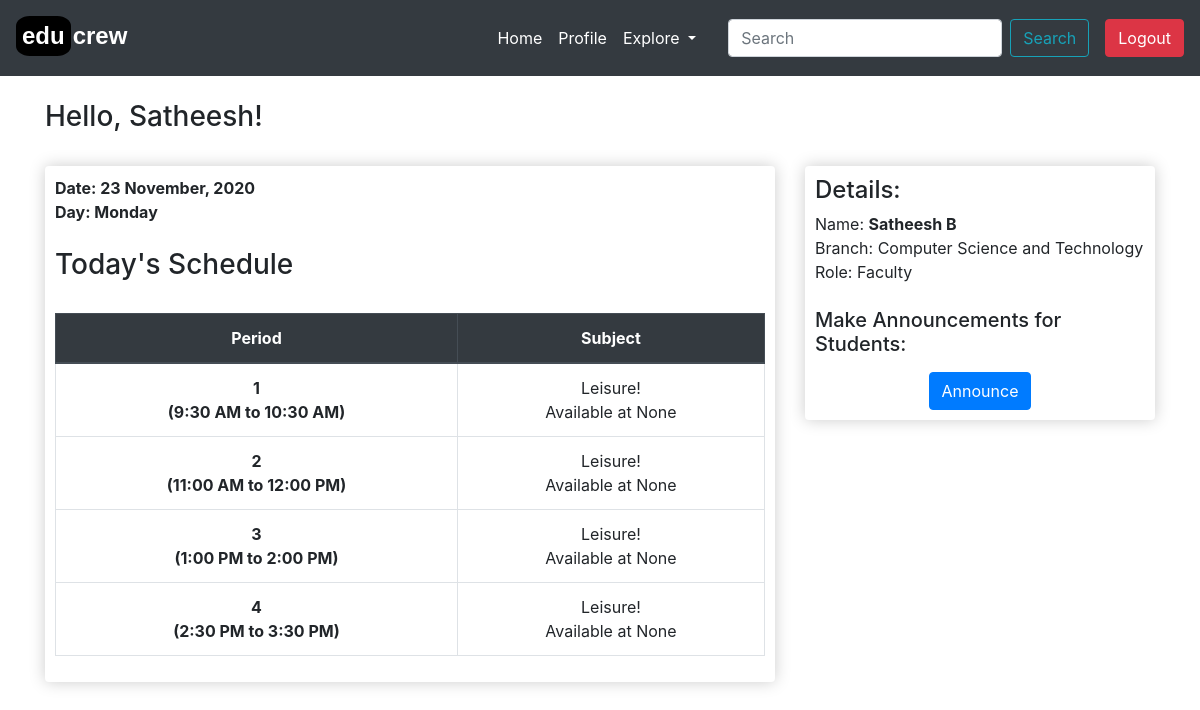
Before: / (signed in) with the older database file.
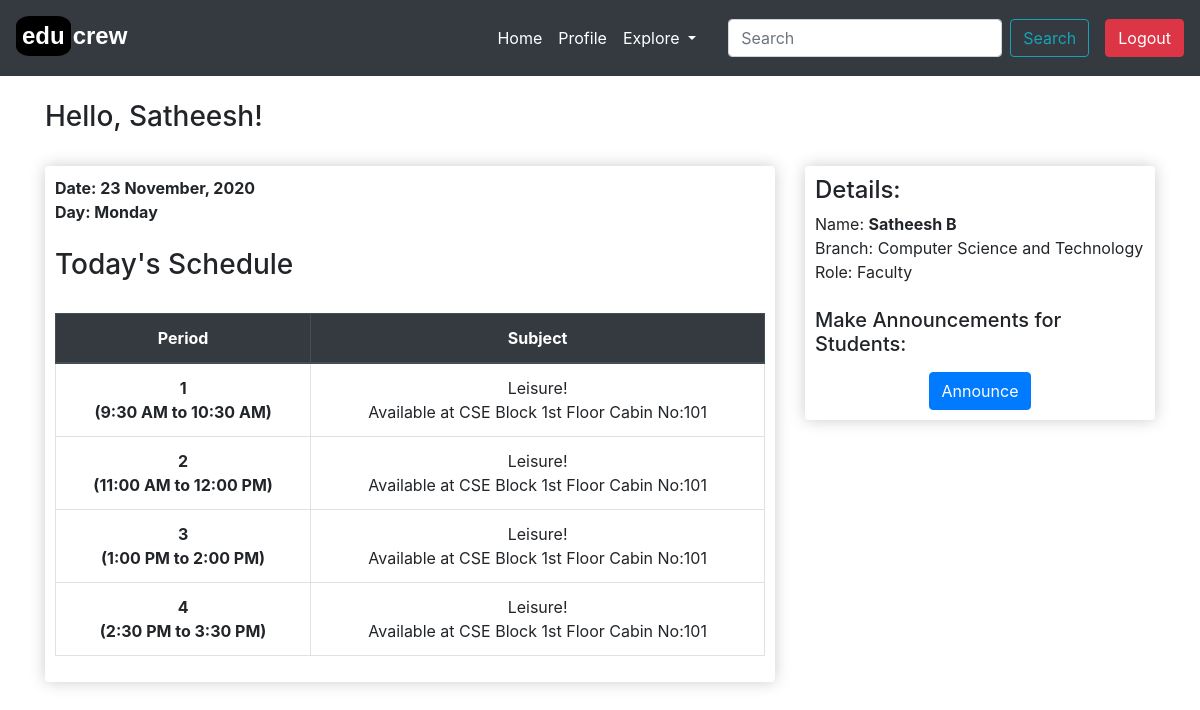
After: the same page with the newer database file.
### educrew/models.py (models this page shows)
class Lecturer(models.Model):
    user = models.OneToOneField(User,null=True, blank=True ,on_delete=models.CASCADE)
    lect_id = models.IntegerField(primary_key=True)
    firstname = models.CharField(max_length=100, null=True)
    lastname = models.CharField(max_length=100, null=True)
    email = models.CharField(max_length=100)
    phoneno = models.IntegerField(null=True)
    cabin_no = models.CharField(max_length=50, null=True, blank=True)
    profile_image= models.ImageField(default="profilepic.jpg",null=True)
    dept_id = models.ForeignKey(Dept, null=True, on_delete=models.SET_NULL) #cascade
    def __str__(self):
        return self.firstname +" "+  self.lastname

class Dept(models.Model):
    dept_id = models.IntegerField(primary_key=True)
    dept_name = models.CharField(max_length=60)
    dept_short = models.CharField(max_length=10,blank=True)
    def __str__(self):
        return self.dept_name

### educrew/views.py (the view)
# urls.py: path('', views.home, name="home"),
@login_required(login_url='login')
def home(request):
    today = datetime.now()
    date = today.strftime("%d %B, %Y")
    day = today.strftime("%A")
    role = str(request.user.groups.values_list('name', flat=True).first())
    person = request.user.username
    if(role == 'Student'):
        user = Student.objects.get(rollno=person)
        yr = user.year
        dept_id = user.dept_id
        section = user.sec
        schedule = StudentSchedule.objects.get(dept_id=dept_id,year=yr,sec=section,day=day)
        if schedule.p1 is None: p1 = "Free"
        else: p1 = SubjectInfo.objects.get(unq_id=schedule.p1)
        if schedule.p2 is None: p2 = "Free"
        else: p2 = SubjectInfo.objects.get(unq_id=schedule.p2)
        if schedule.p3 is None: p3 = "Free"
        else: p3 = SubjectInfo.objects.get(unq_id=schedule.p3)
        if schedule.p4 is None: p4 = "Free"
        else: p4 = SubjectInfo.objects.get(unq_id=schedule.p4)
        date2 = today.strftime("%Y-%m-%d")
        annc = Announcements.objects.filter(dept_id=dept_id,year=yr,sec=section,start_date__lte=date2,end_date__gte=date2)
        count = annc.count
        context = {'user':user, 'date':date, 'day': day,
        'schedule':schedule,
        'role' : role,'cond':True,'p1':p1, 'p2':p2, 'p3':p3, 'p4':p4,
        'announcements': annc,'free':"Free",'count':count,
        }
    elif(role == 'Faculty'):
        user = Lecturer.objects.get(lect_id=person)
        schedule = LecturerSchedule.objects.get(lect_id=person,day=day)
        if schedule.p1 is None: p1 = "Leisure"
        else: p1 = SubjectInfo.objects.get(unq_id=schedule.p1)
        if schedule.p2 is None: p2 = "Leisure"
        else: p2 = SubjectInfo.objects.get(unq_id=schedule.p2)
        if schedule.p3 is None: p3 = "Leisure"
        else: p3 = SubjectInfo.objects.get(unq_id=schedule.p3)
        if schedule.p4 is None: p4 = "Leisure"
        else: p4 = SubjectInfo.objects.get(unq_id=schedule.p4)
        context = {'user':user, 'date':date, 'day': day,
        'schedule':schedule,
        'role' : role,'cond':False,'p1':p1, 'p2':p2, 'p3':p3, 'p4':p4,
        'leisure':"Leisure",
        }
    else:
        messages.info(request,'Your role is not specified! Cannot Authenticate')
        logout(request)
        return redirect('login')
    return render(request,'educrew/home.html',context)

### educrew/templates/educrew/home.html (shortened to what the changed rows need)
{% extends 'educrew/main.html' %}
{% load static %}
{% block content %}
<h3>Hello, {{ user.firstname }}!</h3>
<br>
<div class="row">
    <div class="col-lg-8">
        <div class="box-element" style="margin-bottom: 20px;">
            <br>
            <br>
            <br>
            <br>
            <table class="table table-bordered text-center">
                <thead class="thead-dark">
                    <tr>
                        <th scope="col">Period</th>
                        <th scope="col">Subject</th>
                    </tr>
                </thead>
                {% if cond %}
                <tbody>
                    <tr>
                        <th scope="row">1 <br> (9:30 AM to 10:30 AM) </th>
                        <td>{% if p1 == free %} Free Hour!
                            {% else%} {{p1.sub_id}} <br>  By {{p1.lect_id}} {% endif %}</td>
                    </tr>
                    <tr>
                        <th scope="row">2 <br> (11:00 AM to 12:00 PM) </th>
                        <td>{% if p2 == free %} Free Hour!
                            {% else%} {{p2.sub_id}} <br>  By {{p2.lect_id}} {% endif %}</td>
                    </tr>
                    <tr>
                        <th scope="row">3 <br> (1:00 PM to 2:00 PM) </th>
                        <td>{% if p3 == free %} Free Hour!
                            {% else%} {{p3.sub_id}} <br>  By {{p3.lect_id}} {% endif %}</td>
                    </tr>
                    <tr>
                        <th scope="row">4 <br> (2:30 PM to 3:30 PM) </th>
                        <td>{% if p4 == free %} Free Hour!
                            {% else%} {{p4.sub_id}} <br>  By {{p4.lect_id}} {% endif %}</td>
                    </tr>
                </tbody>
                {% else %}
                <tbody>
                    <tr>
                        <th scope="row">1 <br> (9:30 AM to 10:30 AM) </th>
                        <td>{% if p1 == leisure %} Leisure! <br> Available at {{user.cabin_no}}
                            {% else%} {{p1.sub_id}} <br>  To {{p1.dept_id}} Year: {{p1.year}} Section:{{p1.sec}}
                            {% endif %}</td>
                    </tr>
                    <tr>
                        <th scope="row">2 <br> (11:00 AM to 12:00 PM) </th>
                        <td>{% if p2 == leisure %} Leisure! <br> Available at {{user.cabin_no}}
                            {% else%} {{p2.sub_id}} <br>  To {{p2.dept_id}} Year: {{p2.year}} Section:{{p2.sec}}
                            {% endif %}</td>
                    </tr>
                    <tr>
                        <th scope="row">3 <br> (1:00 PM to 2:00 PM) </th>
                        <td>{% if p3 == leisure %} Leisure! <br> Available at {{user.cabin_no}}
                            {% else%} {{p3.sub_id}} <br>  To {{p3.dept_id}} Year: {{p3.year}} Section:{{p3.sec}}
                            {% endif %}</td>
                    </tr>
                    <tr>
                        <th scope="row">4 <br> (2:30 PM to 3:30 PM) </th>
                        <td>{% if p4 == leisure %} Leisure! <br> Available at {{user.cabin_no}}
                            {% else%} {{p4.sub_id}} <br>  To {{p4.dept_id}} Year: {{p4.year}} Section:{{p4.sec}}
                            {% endif %}</td>
                    </tr>
                </tbody>
                {% endif %}
            </table>
        </div>
    </div>
    <div class="col-lg-4">
        <div class="box-element" style="margin-bottom: 50px;">
            <h4>Details:</h4>
            Name: <strong>{{user}}</strong>
            <br>
            Branch: {{user.dept_id}}
            <br>
            Role: {{role}}
            <br>
            <br>
            {% if cond %}
                <h4>Announcements:</h4>
                {% if count == 0 %}
                    <p>No Announcements yet.</p>
                {% else %}
                    {% for a in announcements %}
                    <p><b> {{a.lect_id}} </b>: {{a.note}}</p>
                    <hr>
                    {% endfor %}
                {% endif %}
            {% else %}
                <h5 class="mb-lg-3">Make Announcements for Students:</h5>
                <div class="text-center">
                    <a href="{% url 'announcement' %}" class="btn btn-primary">Announce</a>
                </div>
            {% endif %}
        </div>
    </div>
</div>
{% endblock content %}

Changed rows visible on the page:
changed Lecturer "Satheesh": cabin_no "None" → "CSE Block 1st Floor Cabin No:101"
